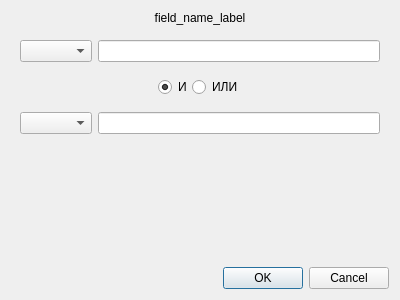
<?xml version="1.0" encoding="UTF-8"?>
<ui version="4.0">
 <class>ConditionWidgetLongInt</class>
 <widget class="QWidget" name="ConditionWidgetLongInt">
  <property name="geometry">
   <rect>
    <x>0</x>
    <y>0</y>
    <width>400</width>
    <height>300</height>
   </rect>
  </property>
  <property name="windowTitle">
   <string>Form</string>
  </property>
  <layout class="QVBoxLayout" name="verticalLayout">
   <item>
    <widget class="QLabel" name="lbFieldName">
     <property name="sizePolicy">
      <sizepolicy hsizetype="Preferred" vsizetype="Minimum">
       <horstretch>0</horstretch>
       <verstretch>0</verstretch>
      </sizepolicy>
     </property>
     <property name="text">
      <string>field_name_label</string>
     </property>
     <property name="alignment">
      <set>Qt::AlignCenter</set>
     </property>
    </widget>
   </item>
   <item>
    <widget class="QWidget" name="wgt1" native="true">
     <layout class="QHBoxLayout" name="horizontalLayout_2">
      <item>
       <widget class="QComboBox" name="cbMatchType"/>
      </item>
      <item>
       <widget class="QLineEdit" name="leValue"/>
      </item>
     </layout>
    </widget>
   </item>
   <item>
    <widget class="QWidget" name="wgtRbtns" native="true">
     <layout class="QHBoxLayout" name="horizontalLayout">
      <property name="spacing">
       <number>0</number>
      </property>
      <property name="leftMargin">
       <number>0</number>
      </property>
      <property name="topMargin">
       <number>0</number>
      </property>
      <property name="rightMargin">
       <number>0</number>
      </property>
      <property name="bottomMargin">
       <number>0</number>
      </property>
      <item>
       <spacer name="horizontalSpacer">
        <property name="orientation">
         <enum>Qt::Horizontal</enum>
        </property>
        <property name="sizeHint" stdset="0">
         <size>
          <width>40</width>
          <height>20</height>
         </size>
        </property>
       </spacer>
      </item>
      <item>
       <widget class="QRadioButton" name="rbAnd">
        <property name="text">
         <string>И</string>
        </property>
        <property name="checked">
         <bool>true</bool>
        </property>
       </widget>
      </item>
      <item>
       <widget class="QRadioButton" name="rbOr">
        <property name="text">
         <string>ИЛИ</string>
        </property>
       </widget>
      </item>
      <item>
       <spacer name="horizontalSpacer_2">
        <property name="orientation">
         <enum>Qt::Horizontal</enum>
        </property>
        <property name="sizeHint" stdset="0">
         <size>
          <width>40</width>
          <height>20</height>
         </size>
        </property>
       </spacer>
      </item>
     </layout>
    </widget>
   </item>
   <item>
    <widget class="QWidget" name="wgt2" native="true">
     <layout class="QHBoxLayout" name="horizontalLayout_3">
      <item>
       <widget class="QComboBox" name="cbMatchType2"/>
      </item>
      <item>
       <widget class="QLineEdit" name="leValue2"/>
      </item>
     </layout>
    </widget>
   </item>
   <item>
    <spacer name="verticalSpacer">
     <property name="orientation">
      <enum>Qt::Vertical</enum>
     </property>
     <property name="sizeHint" stdset="0">
      <size>
       <width>20</width>
       <height>93</height>
      </size>
     </property>
    </spacer>
   </item>
   <item>
    <widget class="QDialogButtonBox" name="bBox">
     <property name="standardButtons">
      <set>QDialogButtonBox::Cancel|QDialogButtonBox::Ok</set>
     </property>
    </widget>
   </item>
  </layout>
 </widget>
 <resources/>
 <connections/>
</ui>
